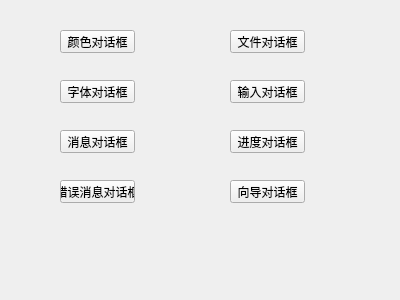
<?xml version="1.0" encoding="UTF-8"?>
<ui version="4.0">
 <class>Widget</class>
 <widget class="QWidget" name="Widget">
  <property name="geometry">
   <rect>
    <x>0</x>
    <y>0</y>
    <width>400</width>
    <height>300</height>
   </rect>
  </property>
  <property name="windowTitle">
   <string>Form</string>
  </property>
  <widget class="QPushButton" name="pushButton">
   <property name="geometry">
    <rect>
     <x>60</x>
     <y>30</y>
     <width>75</width>
     <height>23</height>
    </rect>
   </property>
   <property name="text">
    <string>颜色对话框</string>
   </property>
  </widget>
  <widget class="QPushButton" name="pushButton_2">
   <property name="geometry">
    <rect>
     <x>230</x>
     <y>30</y>
     <width>75</width>
     <height>23</height>
    </rect>
   </property>
   <property name="text">
    <string>文件对话框</string>
   </property>
  </widget>
  <widget class="QPushButton" name="pushButton_3">
   <property name="geometry">
    <rect>
     <x>60</x>
     <y>80</y>
     <width>75</width>
     <height>23</height>
    </rect>
   </property>
   <property name="text">
    <string>字体对话框</string>
   </property>
  </widget>
  <widget class="QPushButton" name="pushButton_4">
   <property name="geometry">
    <rect>
     <x>230</x>
     <y>80</y>
     <width>75</width>
     <height>23</height>
    </rect>
   </property>
   <property name="text">
    <string>输入对话框</string>
   </property>
  </widget>
  <widget class="QPushButton" name="pushButton_5">
   <property name="geometry">
    <rect>
     <x>60</x>
     <y>130</y>
     <width>75</width>
     <height>23</height>
    </rect>
   </property>
   <property name="text">
    <string>消息对话框</string>
   </property>
  </widget>
  <widget class="QPushButton" name="pushButton_6">
   <property name="geometry">
    <rect>
     <x>230</x>
     <y>180</y>
     <width>75</width>
     <height>23</height>
    </rect>
   </property>
   <property name="text">
    <string>向导对话框</string>
   </property>
  </widget>
  <widget class="QPushButton" name="pushButton_7">
   <property name="geometry">
    <rect>
     <x>60</x>
     <y>180</y>
     <width>75</width>
     <height>23</height>
    </rect>
   </property>
   <property name="text">
    <string>错误消息对话框</string>
   </property>
  </widget>
  <widget class="QPushButton" name="pushButton_8">
   <property name="geometry">
    <rect>
     <x>230</x>
     <y>130</y>
     <width>75</width>
     <height>23</height>
    </rect>
   </property>
   <property name="text">
    <string>进度对话框</string>
   </property>
  </widget>
 </widget>
 <resources/>
 <connections/>
</ui>
